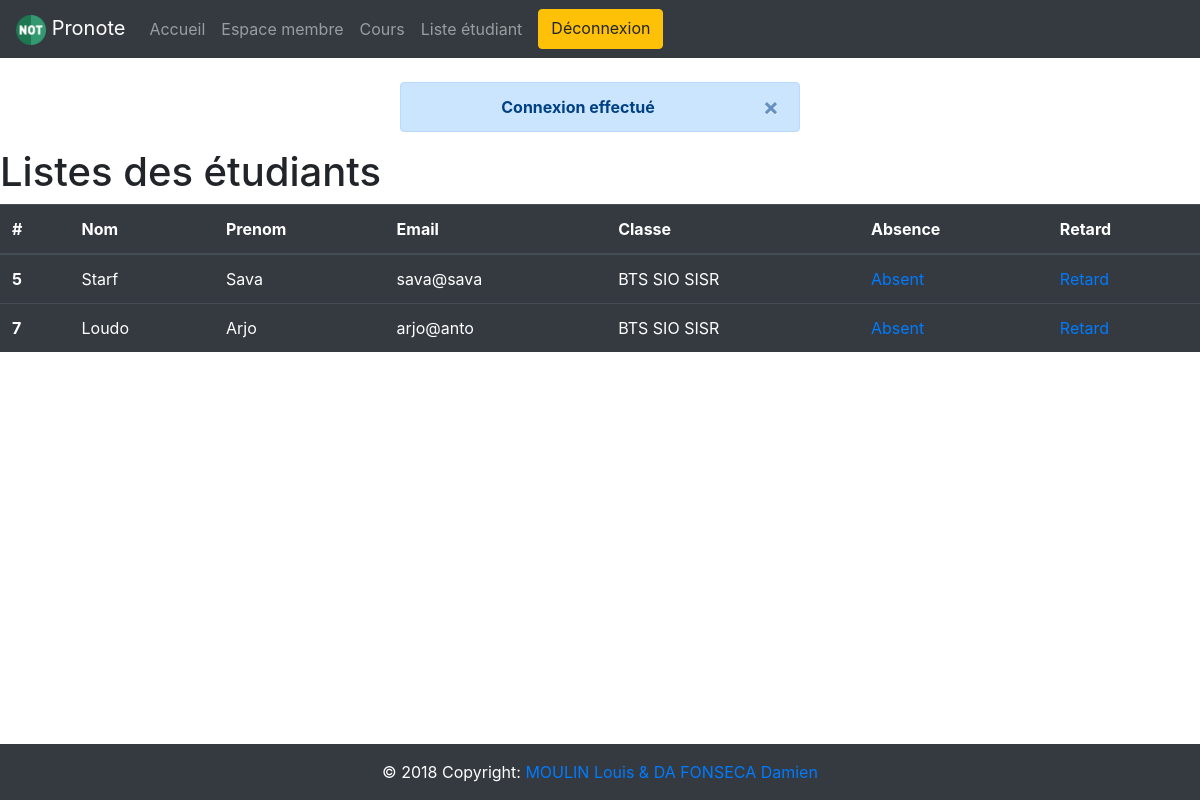
The app's page /vue/etudiant/liste_etudiant.php (signed in) with its own data.
### tables this page shows
CREATE TABLE IF NOT EXISTS `utilisateurs` (
  `id_utilisateur` int(10) unsigned NOT NULL AUTO_INCREMENT,
  `nom` varchar(30) NOT NULL,
  `prenom` varchar(30) NOT NULL,
  `email` varchar(30) NOT NULL,
  `mdp` varchar(30) NOT NULL,
  `id_matiere` int(10) unsigned DEFAULT NULL,
  `poste` varchar(255) NOT NULL DEFAULT 'ETU',
  `classe` int(10) DEFAULT NULL,
  PRIMARY KEY (`id_utilisateur`),
  KEY `id_matiere` (`id_matiere`),
  KEY `id_poste` (`poste`)
);

CREATE TABLE IF NOT EXISTS `classe` (
  `id_classe` int(10) unsigned NOT NULL AUTO_INCREMENT,
  `nom_classe` varchar(30) NOT NULL,
  PRIMARY KEY (`id_classe`)
);

### APP/etudiant/etudiant_management.php (called while the page is built, shortened)
<?php
require_once($_SERVER["DOCUMENT_ROOT"].'/pronote/APP/pronote_management.php');
require_once($_SERVER["DOCUMENT_ROOT"].'/pronote/APP/connexionpdo.php');
Class etudiant_management extends pronote_management {
    public function listeEtudiant() {
        $pdo=new connexionpdo();
        $prepare = $pdo->pdo_start()->prepare("SELECT * FROM utilisateurs WHERE poste =? AND classe=?");
        $prepare->execute([
            'ETU',
            $this->recupClasse($_COOKIE['user'])
        ]);
        $result=$prepare->fetchAll(2);
        return $result;
    }
}

### APP/connexionpdo.php (called while the page is built, shortened)
<?php
Class connexionpdo {
    public function __construct($sql = ["localhost", "pronote", "root", null])
    {
        try {
            $this->bdd = new PDO("mysql:host={$sql[0]};dbname={$sql[1]}", $sql[2], $sql[3]);
        } catch (Exception $e) {
            die('Erreur : ' . $e->getMessage());
        }
    }
    public function pdo_start() {
        return $this->bdd;
    }
}

### vue/etudiant/liste_etudiant.php (the view, shortened to what this page needs)
<?php
include($_SERVER["DOCUMENT_ROOT"].'/pronote/APP/include/header.php');
require_once($_SERVER["DOCUMENT_ROOT"].'/pronote/APP/etudiant/etudiant_management.php');
require_once($_SERVER["DOCUMENT_ROOT"].'/pronote/APP/pronote_management.php');
if(empty($_COOKIE['user']) || $_COOKIE['poste'] == 'ETU') {
    $erreur = new pronote_management();
    $erreur->setMessage('Vous n\'avez pas accès a cette page','index.php');
}else{
$Message = new pronote_management();
$Message->getMessage();
?>
<h1>Listes des étudiants</h1>
<?php
if(isset($_COOKIE['poste']) && $_COOKIE['poste'] == 'PRO') {
    $etudiant = new etudiant_management();
    $result = $etudiant->listeEtudiant();
    ?>
    <table class="table table-dark">
        <thead>
        <tr>
            <th scope="col">#</th>
            <th scope="col">Nom</th>
            <th scope="col">Prenom</th>
            <th scope="col">Email</th>
            <th scope="col">Classe</th>
            <th scope="col">Absence</th>
            <th scope="col">Retard</th>
        </tr>
        </thead>
        <tbody>
    <?php
        foreach($result as $row) { ?>
            <tr>
                <th scope="row"><?php echo $row['id_utilisateur']?></th>
                <td><?php echo $row['nom']?></td>
                <td><?php echo $row['prenom']?></td>
                <td><?php echo $row['email']?></td>
                <td><?php $result2=$etudiant->convertClasse($row['classe']); echo $result2;?></td>
                <td><a href="/pronote/vue/absence/absence.php?id_etu=<?php echo $row['id_utilisateur']; ?>" class="card-link">Absent</a></td>
                <td><a href="/pronote/vue/retard/retard.php?id_etu=<?php echo $row['id_utilisateur']; ?>" class="card-link">Retard</a></td>
            </tr>
        <?php } ?>
        </tbody>
    </table>
<?php }
include($_SERVER["DOCUMENT_ROOT"].'/pronote/APP/include/footer.php');}
?>

### APP/include/header.php (shortened to what this page needs)
<!DOCTYPE html>
<html>
<head>
    <link rel="stylesheet" href="https://stackpath.bootstrapcdn.com/bootstrap/4.3.0/css/bootstrap.min.css">
    <link rel="stylesheet" href="https://use.fontawesome.com/releases/v5.7.2/css/all.css">
</head>
<nav class="navbar navbar-expand-lg navbar-dark bg-dark">
    <a class="navbar-brand" href="/pronote/index.php"> <img class="logo" src="/pronote/images/logopronote.png" height="30"> Pronote</a>
    <div class="collapse navbar-collapse" id="navbar1">
        <ul class="navbar-nav">
            <li class="nav-item">
                <a class="nav-link" href="/pronote/index.php">Accueil<span class="sr-only">(current)</span></a>
            </li>
            <?php if(isset($_COOKIE['poste']) && $_COOKIE['poste'] == 'ETU') { ?>
                <li class="nav-item"><a class="nav-link" href="/pronote/membre.php">Espace membre</a></li>
                <li class="nav-item"><a class="nav-link" href="/pronote/vue/cours/cours.php">Cours</a></li>
            <?php } if(isset($_COOKIE['poste']) && $_COOKIE['poste'] == 'PRO') { ?>
                <li class="nav-item"><a class="nav-link" href="/pronote/membre.php">Espace membre</a></li>
                <li class="nav-item"><a class="nav-link" href="/pronote/vue/cours/cours.php">Cours</a></li>
                <li class="nav-item"><a class="nav-link" href="/pronote/vue/etudiant/liste_etudiant.php">Liste étudiant</a></li>
            <?php } if(isset($_COOKIE['poste']) && $_COOKIE['poste'] == 'DIR') { ?>
            <?php } if(empty($_COOKIE['user'])) { ?>
                <a class="btn ml-2 btn-warning" href="/pronote/connexion.php">Se connecter</a>
                <a class="btn ml-2 btn-warning" href="/pronote/inscription.php">S'inscrire</a>
            <?php } else { ?>
            <a class="btn ml-2 btn-warning" href="/pronote/traitement/deconnexion-traitement.php">Déconnexion</a>
        </ul>
    </div>
    <?php } ?>
</nav>
</html>

### APP/pronote_management.php (shortened to what this page needs)
<?php
require_once($_SERVER["DOCUMENT_ROOT"].'/pronote/APP/connexionpdo.php');
class pronote_management
{
    public function recupClasse($classe) {
        $pdo=new connexionpdo();
        $prepare=$pdo->pdo_start()->prepare("SELECT classe FROM utilisateurs WHERE id_utilisateur=?");
        $prepare->execute([
                $classe
        ]);
        $result=$prepare->fetch();
        return $result['classe'];
    }
    public function convertClasse($classe) {
        $pdo=new connexionpdo();
        $prepare=$pdo->pdo_start()->prepare("SELECT nom_classe FROM classe WHERE id_classe='$classe'");
        $prepare->execute();
        $result=$prepare->fetch();
        return $result['nom_classe'];
    }
    public function getMessage() {
        if(isset($_SESSION['message'])) { ?>
                <br><div class="alert alert-primary alert-dismissible fade show text-center offset-4 col-md-4 " role="alert">
                    <strong><?php echo $_SESSION['message']; ?></strong>
                    <button type="button" class="close" data-dismiss="alert" aria-label="Close">
                        <span aria-hidden="true">&times;</span>
                    </button>
                </div>
            <?php unset($_SESSION['message']);
        }
    }
}

### APP/include/footer.php
<footer  class="page-footer font-small blue">
    <div class="footer-copyright text-center py-3 text-white bg-dark fixed-bottom">© 2018 Copyright:
        <a href="/pronote/index.php">MOULIN Louis & DA FONSECA Damien</a>
    </div>
</footer>

### records on screen
utilisateurs: id_utilisateur "5", nom "Starf", prenom "Sava", email "sava@sava", classe.nom_classe "BTS SIO SISR"
utilisateurs: id_utilisateur "7", nom "Loudo", prenom "Arjo", email "arjo@anto", classe.nom_classe "BTS SIO SISR"

### other values on screen
$_SESSION['message'] "Connexion effectué"
